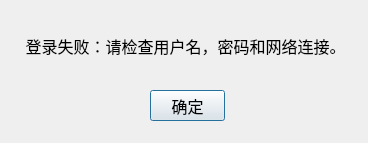
<?xml version="1.0" encoding="UTF-8"?>
<ui version="4.0">
 <class>LoginErrorDialog</class>
 <widget class="QDialog" name="LoginErrorDialog">
  <property name="geometry">
   <rect>
    <x>0</x>
    <y>0</y>
    <width>368</width>
    <height>143</height>
   </rect>
  </property>
  <property name="font">
   <font>
    <family>宋体</family>
    <pointsize>12</pointsize>
   </font>
  </property>
  <property name="windowTitle">
   <string>Login Error</string>
  </property>
  <widget class="QLabel" name="LoginErrorLabel">
   <property name="geometry">
    <rect>
     <x>20</x>
     <y>30</y>
     <width>331</width>
     <height>31</height>
    </rect>
   </property>
   <property name="text">
    <string>登录失败：请检查用户名，密码和网络连接。</string>
   </property>
   <property name="textFormat">
    <enum>Qt::PlainText</enum>
   </property>
   <property name="alignment">
    <set>Qt::AlignCenter</set>
   </property>
  </widget>
  <widget class="QPushButton" name="LoginErrorBtn">
   <property name="geometry">
    <rect>
     <x>150</x>
     <y>90</y>
     <width>75</width>
     <height>31</height>
    </rect>
   </property>
   <property name="text">
    <string>确定</string>
   </property>
  </widget>
 </widget>
 <resources/>
 <connections/>
</ui>
